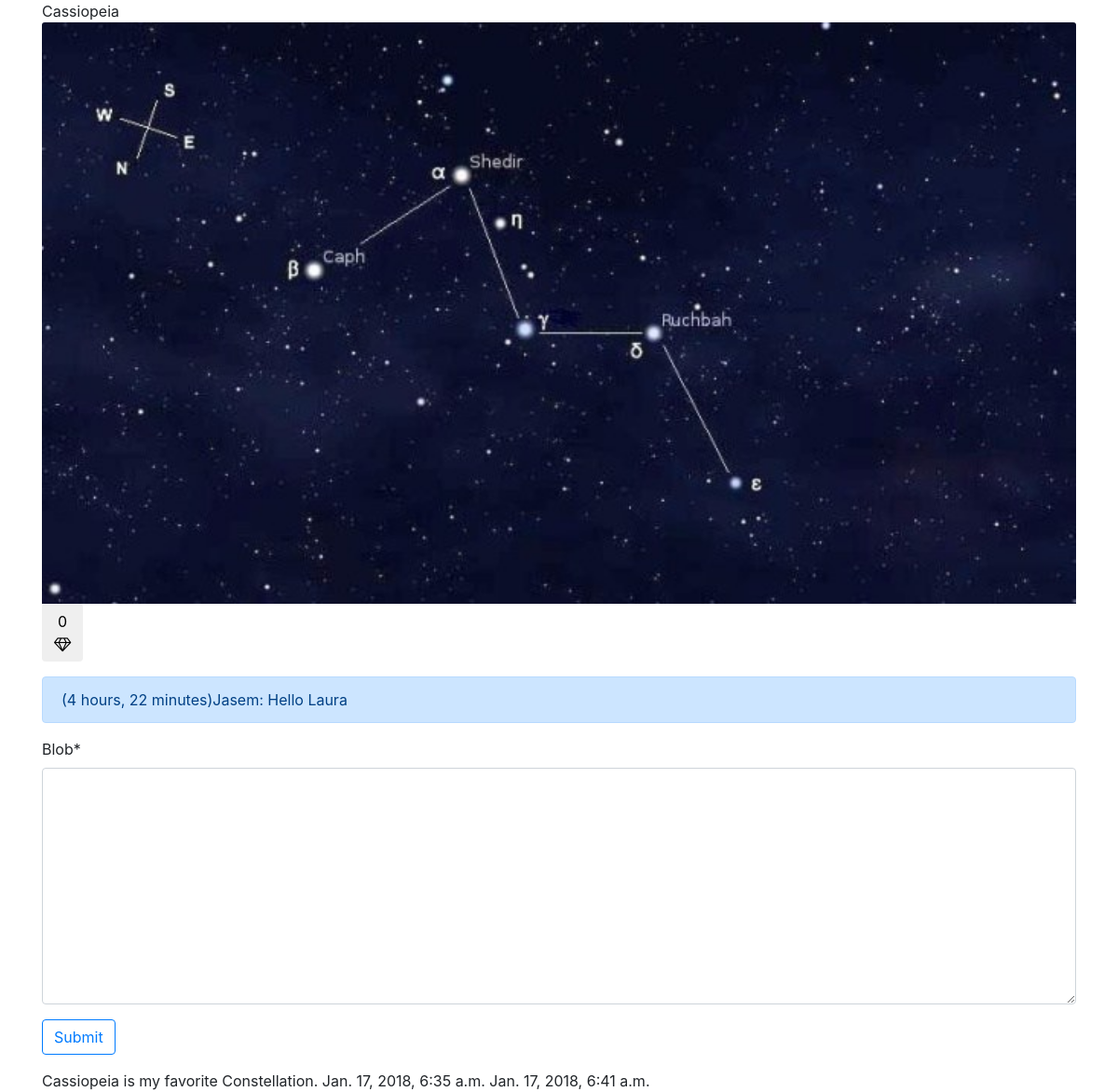
Page /home/detail/19/ on the committed database.
### post/models.py (models this page shows, shortened)
class Post(models.Model):
	author = models.ForeignKey(User, on_delete=models.CASCADE, default=1)
	title = models.CharField(max_length=255)
	photo = models.ImageField(null=True, blank=True)
	content = models.TextField()
	updated = models.DateTimeField(auto_now=True, auto_now_add=False)
	created = models.DateTimeField(auto_now=False, auto_now_add=True)

class Comment(models.Model):
	timestamp = models.DateTimeField(auto_now_add=True)
	user = models.ForeignKey(User, on_delete=models.CASCADE)
	post = models.ForeignKey(Post, on_delete=models.CASCADE)
	blob = models.TextField()

### post/views.py (the view, shortened to what this page needs)
# urls.py: path('detail/<int:post_id>/', views.post_detail, name = 'detail'),
def post_detail(request, post_id):
	article = Post.objects.get(id= post_id)
	form = CommentForm()
	liked  = False
	if request.user.is_authenticated:
		if Like.objects.filter(post=article, user=request.user).exists():
			liked = True
	article_like_count = Like.objects.filter(post=article).count()
	comments = Comment.objects.filter(post=article).order_by("-timestamp")
	context = {
	"comments": comments,
	"title" : article,
	"liked": liked,
	"count":article_like_count,
	"form": form,
	}
	return render(request, 'detail.html', context)

### post/forms.py
class CommentForm(forms.ModelForm):
	class Meta:
		model = Comment
		fields = ['blob']

### post/templates/detail.html (shortened to what this page needs)
{% extends "base.html" %}
{% load crispy_forms_tags %}
{% block content %}
	{{title.title}}
 {% if title.photo %}
	<img class  ="card-img-top" src="{{title.photo.url}}" alt="Article image">
 {% endif %}
	<button class="btn" onclick="like_button()">
		<div id="like-count">{{count}}</div>
		<i id="like-diamond" class="fa fa-diamond " aria-hidden="true"></i>
	</button>
	<p class="card-text">
	 	{% for comment in comments %}
	 		<div class="alert alert-primary">({{comment.timestamp|timesince}}){{comment.user}}: {{comment.blob}}</div>
	 	{% endfor %}
	</p>
	<p class="card-text">
	 	<form action="{% url 'detail' post_id=title.id %}" method="POST">
	 		{{form|crispy}}
	 		<input type="submit" class="btn btn-outline-primary" value="Submit">
	 	</form>
	</p>
	{{title.content}}
	{{title.created}}
	{{title.updated}}
{% endblock content %}

### rows in the picture
Post: title "Cassiopeia", photo (picture), content "Cassiopeia is my favorite Constellation.", created "Jan. 17, 2018, 6:35 a.m.", updated "Jan. 17, 2018, 6:41 a.m."
Comment: timestamp "4 hours, 22 minutes", user "Jasem", blob "Hello Laura"

### other values in the picture
{{ count }} "0"
